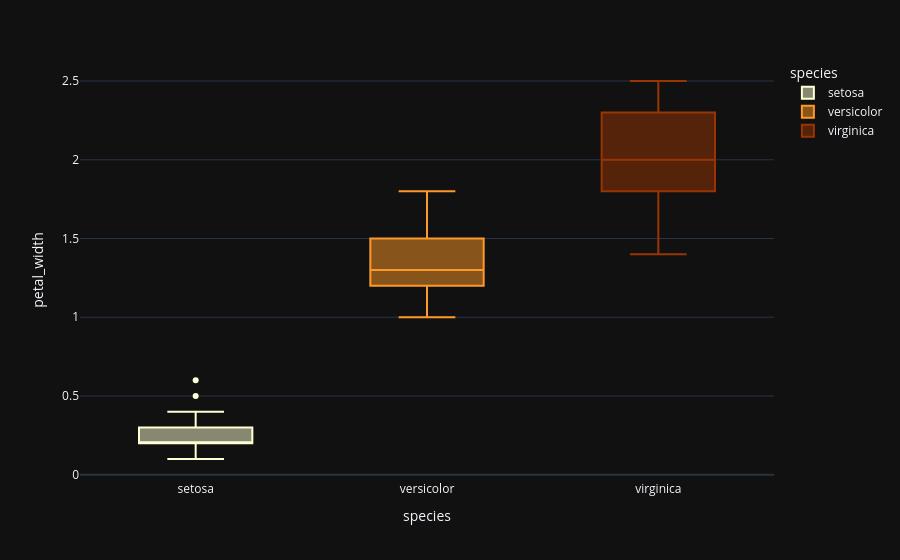

The code cell stored with this chart in its notebook:
### Markdown cell above
## Petal-Width

### Code cell
fig = px.box(data_frame=iris, x='species',y='petal_width',color='species',color_discrete_sequence=['#ffffd4 ','#fe9929 ','#993404 '], template='plotly_dark',orientation='v')
fig.show()

### Figure 1 — Plotly figure (JSON) as saved in the notebook; plotly's stock layout.template omitted (floating-point values rounded to 4 significant figures)
{"data": [{"alignmentgroup": "True", "hovertemplate": "species=%{x}<br>petal_width=%{y}<extra></extra>", "legendgroup": "setosa", "marker": {"color": "#ffffd4 "}, "name": "setosa", "notched": false, "offsetgroup": "setosa", "orientation": "v", "showlegend": true, "type": "box", "x": ["setosa", "setosa", "setosa", "setosa", "setosa", "setosa", "setosa", "setosa", "setosa", "setosa", "setosa", "setosa", "setosa", "setosa", "setosa", "setosa", "setosa", "setosa", "setosa", "setosa", "setosa", "setosa", "setosa", "setosa", "setosa", "setosa", "setosa", "setosa", "setosa", "setosa", "setosa", "setosa", "setosa", "setosa", "setosa", "setosa", "setosa", "setosa", "setosa", "setosa", "setosa", "setosa", "setosa", "setosa", "setosa", "setosa", "setosa", "setosa", "setosa", "setosa"], "x0": " ", "xaxis": "x", "y": [0.2, 0.2, 0.2, 0.2, 0.2, 0.4, 0.3, 0.2, 0.2, 0.1, 0.2, 0.2, 0.1, 0.1, 0.2, 0.4, 0.4, 0.3, 0.3, 0.3, 0.2, 0.4, 0.2, 0.5, 0.2, 0.2, 0.4, 0.2, 0.2, 0.2, 0.2, 0.4, 0.1, 0.2, 0.2, 0.2, 0.2, 0.1, 0.2, 0.2, 0.3, 0.3, 0.2, 0.6, 0.4, 0.3, 0.2, 0.2, 0.2, 0.2], "y0": " ", "yaxis": "y"}, {"alignmentgroup": "True", "hovertemplate": "species=%{x}<br>petal_width=%{y}<extra></extra>", "legendgroup": "versicolor", "marker": {"color": "#fe9929 "}, "name": "versicolor", "notched": false, "offsetgroup": "versicolor", "orientation": "v", "showlegend": true, "type": "box", "x": ["versicolor", "versicolor", "versicolor", "versicolor", "versicolor", "versicolor", "versicolor", "versicolor", "versicolor", "versicolor", "versicolor", "versicolor", "versicolor", "versicolor", "versicolor", "versicolor", "versicolor", "versicolor", "versicolor", "versicolor", "versicolor", "versicolor", "versicolor", "versicolor", "versicolor", "versicolor", "versicolor", "versicolor", "versicolor", "versicolor", "versicolor", "versicolor", "versicolor", "versicolor", "versicolor", "versicolor", "versicolor", "versicolor", "versicolor", "versicolor", "versicolor", "versicolor", "versicolor", "versicolor", "versicolor", "versicolor", "versicolor", "versicolor", "versicolor", "versicolor"], "x0": " ", "xaxis": "x", "y": [1.4, 1.5, 1.5, 1.3, 1.5, 1.3, 1.6, 1.0, 1.3, 1.4, 1.0, 1.5, 1.0, 1.4, 1.3, 1.4, 1.5, 1.0, 1.5, 1.1, 1.8, 1.3, 1.5, 1.2, 1.3, 1.4, 1.4, 1.7, 1.5, 1.0, 1.1, 1.0, 1.2, 1.6, 1.5, 1.6, 1.5, 1.3, 1.3, 1.3, 1.2, 1.4, 1.2, 1.0, 1.3, 1.2, 1.3, 1.3, 1.1, 1.3], "y0": " ", "yaxis": "y"}, {"alignmentgroup": "True", "hovertemplate": "species=%{x}<br>petal_width=%{y}<extra></extra>", "legendgroup": "virginica", "marker": {"color": "#993404 "}, "name": "virginica", "notched": false, "offsetgroup": "virginica", "orientation": "v", "showlegend": true, "type": "box", "x": ["virginica", "virginica", "virginica", "virginica", "virginica", "virginica", "virginica", "virginica", "virginica", "virginica", "virginica", "virginica", "virginica", "virginica", "virginica", "virginica", "virginica", "virginica", "virginica", "virginica", "virginica", "virginica", "virginica", "virginica", "virginica", "virginica", "virginica", "virginica", "virginica", "virginica", "virginica", "virginica", "virginica", "virginica", "virginica", "virginica", "virginica", "virginica", "virginica", "virginica", "virginica", "virginica", "virginica", "virginica", "virginica", "virginica", "virginica", "virginica", "virginica", "virginica"], "x0": " ", "xaxis": "x", "y": [2.5, 1.9, 2.1, 1.8, 2.2, 2.1, 1.7, 1.8, 1.8, 2.5, 2.0, 1.9, 2.1, 2.0, 2.4, 2.3, 1.8, 2.2, 2.3, 1.5, 2.3, 2.0, 2.0, 1.8, 2.1, 1.8, 1.8, 1.8, 2.1, 1.6, 1.9, 2.0, 2.2, 1.5, 1.4, 2.3, 2.4, 1.8, 1.8, 2.1, 2.4, 2.3, 1.9, 2.3, 2.5, 2.3, 1.9, 2.0, 2.3, 1.8], "y0": " ", "yaxis": "y"}], "layout": {"boxmode": "overlay", "legend": {"title": {"text": "species"}, "tracegroupgap": 0}, "margin": {"t": 60}, "xaxis": {"anchor": "y", "categoryarray": ["setosa", "versicolor", "virginica"], "categoryorder": "array", "domain": [0, 1], "title": {"text": "species"}}, "yaxis": {"anchor": "x", "domain": [0, 1], "title": {"text": "petal_width"}}}}
